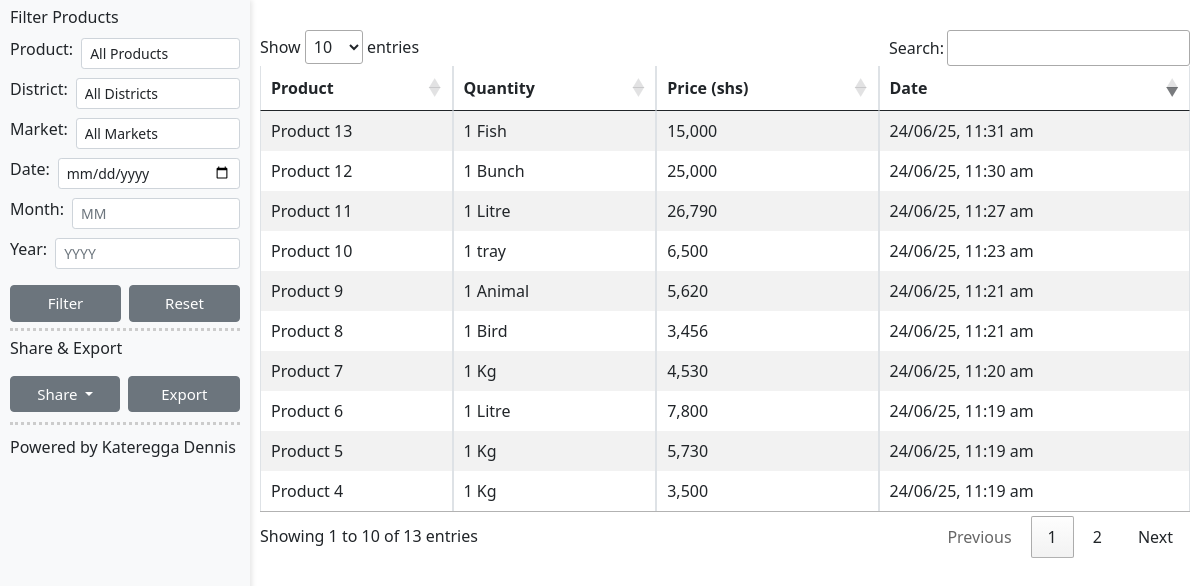
The page / on the database its author committed.
### app/models.py (models this page shows, shortened)
class Product(models.Model):
    product = models.CharField(max_length=255)
    quantity = models.CharField(max_length=255)
    price = models.DecimalField(max_digits=10, decimal_places=2)
    district = models.ForeignKey(District, null=True, blank=True, on_delete=models.SET_NULL)
    market = models.ForeignKey(Market, null=True, blank=True, on_delete=models.SET_NULL)
    created_at = models.DateTimeField(auto_now_add=True)

### app/views.py (the view, shortened to what this page needs)
# urls.py: path('', views.index, name='index'),
def index(request):
    districts = list(District.objects.values_list('name', flat=True))
    markets = list(Market.objects.values_list('name', flat=True))
    products = list(Product.objects.values_list('product', flat=True).distinct())
    districts.insert(0, "All Districts")
    markets.insert(0, "All Markets")
    selected_district = request.GET.get('district', "All Districts")
    selected_market = request.GET.get('market', "All Markets")
    selected_product = request.GET.get('product', '')
    selected_date = request.GET.get('date', '')
    selected_month = request.GET.get('month', '')
    selected_year = request.GET.get('year', '')
    product_list = Product.objects.all().order_by('-created_at')
    if not request.GET:
        product_list = product_list.filter(Q(district__isnull=True) & Q(market__isnull=True))
    if selected_district != "All Districts":
        product_list = product_list.filter(district__name=selected_district)
    if selected_market != "All Markets":
        product_list = product_list.filter(market__name=selected_market)
    if selected_product:
        product_list = product_list.filter(product=selected_product)
    if selected_date:
        try:
            date_obj = datetime.strptime(selected_date, "%Y-%m-%d")
            product_list = product_list.filter(created_at__date=date_obj.date())
        except ValueError:
            pass  # Ignore invalid date format
    if selected_year:
        try:
            year_int = int(selected_year)
            product_list = product_list.filter(created_at__year=year_int)
        except ValueError:
            pass  # Ignore invalid year format
    for product in product_list:
        product.price = "{:,.0f}".format(product.price)  # Format price as 97,800
        if product.created_at:
            product.created_at = product.created_at.strftime("%d/%m/%y, %I:%M %p").lower()  # Format date
    context = {
        'product_list': product_list,
        'districts': districts,
        'markets': markets,
        'products': products,
        'selected_district': selected_district if selected_district != "All Districts" else '',
        'selected_market': selected_market if selected_market != "All Markets" else '',
        'selected_product': selected_product,
        'selected_date': selected_date,
        'selected_month': selected_month,
        'selected_year': selected_year,
    }
    return render(request, 'index.html', context)

### app/templates/index.html
{% extends "base.html" %}
{% load humanize %}
{% block content %}
<div class='table-responsive'>
   {% if product_list %}
       <table id='table' class='table table-bordered table-striped'>
           <thead>
               <tr>
                   <th>Product</th>
                   <th>Quantity</th>
                   <th>Price (shs)</th>
                   <th>Date</th>
               </tr>
           </thead>
           <tbody>
               {% for product in product_list %}
                   <tr>
                       <td>{{ product.product }}</td>
                       <td>{{ product.quantity }}</td>
                       <td>{{ product.price }}</td>
                       <td>{{ product.created_at }}</td>
                   </tr>
               {% endfor %}
           </tbody>
       </table>
   {% else %}
       <p>No records found.</p>
   {% endif %}
</div>
{% endblock %}

### app/templates/base.html (shortened to what this page needs)
{% load static %}
<!DOCTYPE html>
<html lang="en">
<head>
    <link rel="stylesheet" href="https://cdn.jsdelivr.net/npm/bootstrap@5.0.2/dist/css/bootstrap.min.css">
    <link rel="stylesheet" type="text/css" href="https://cdn.datatables.net/1.11.5/css/jquery.dataTables.min.css"/>
</head>
<body>
    <button class="toggle-sidebar-btn" onclick="toggleSidebar()">☰ toggle Sidebar</button>
    <div class="sidebar" id="sidebar">
        <div class="filter-form" style="padding-bottom: 5px; margin-bottom: 5px; border-bottom: 3px dotted #ccc; max-width: 250px;">
            <form class="filter-form" method="GET" action="{% url 'index' %}">
                <label for="product" class="form-label">Filter Products</label>
                <div class="form-group d-flex align-items-center mb-2">
                    <label for="product" class="form-label me-2">Product:</label>
                    <select id="product" name="product" class="form-control form-control-sm">
                        <option value="">All Products</option>
                    </select>
                </div>
                <div class="form-group d-flex align-items-center mb-2">
                    <label for="district" class="form-label me-2">District:</label>
                    <select id="district" name="district" class="form-control form-control-sm">
                        {% for district in districts %}
                        <option value="{{ district }}" {% if district == selected_district %}selected{% endif %}>{{ district }}</option>
                        {% endfor %}
                    </select>
                </div>
                <div class="form-group d-flex align-items-center mb-2">
                    <label for="market" class="form-label me-2">Market:</label>
                    <select id="market" name="market" class="form-control form-control-sm">
                        {% for market in markets %}
                        <option value="{{ market }}" {% if market == selected_market %}selected{% endif %}>{{ market }}</option>
                        {% endfor %}
                    </select>
                </div>
                <div class="form-group d-flex align-items-center mb-2">
                    <label for="date" class="form-label me-2">Date:</label>
                    <input type="date" name="date" id="date" class="form-control form-control-sm" value="{{ selected_date }}">
                </div>
                <div class="form-group d-flex align-items-center mb-2">
                    <label for="month" class="form-label me-2">Month:</label>
                    <input type="text" name="month" id="month" class="form-control form-control-sm" placeholder="MM" value="{{ selected_month }}">
                </div>
                <div class="form-group d-flex align-items-center mb-2">
                    <label for="year" class="form-label me-2">Year:</label>
                    <input type="text" name="year" id="year" class="form-control form-control-sm" placeholder="YYYY" value="{{ selected_year }}">
                </div>
                <div class="d-flex gap-2 mt-3">
                    <button type="submit" class="btn btn-secondary btn-sm custom-btn w-50 text-white">
                        Filter
                    </button>
                <a href="{% url 'index' %}" class="btn btn-secondary btn-sm custom-reset-btn w-50 text-white">Reset</a>
                </div>
            </form>
        </div>
        <div class="action-buttons" style="padding-bottom: 10px; margin-bottom: 10px; border-bottom: 3px dotted #ccc;">
            <label for="action-buttons" class="form-label mb-3 text-start w-100">Share & Export</label>
                <div class="d-flex gap-2">
                    <div class="dropdown w-50">
                        <button class="btn btn-secondary btn-sm w-100 dropdown-toggle" type="button" id="shareDropdown" data-bs-toggle="dropdown">
                            Share
                        </button>
                    </div>
                    <button type="button" class="btn btn-secondary btn-sm w-50 text-white" onclick=window.location.href="{% url 'export_csv' %}">
                        Export
                    </button>
                </div>
        </div>
        <label for="action-buttons" class="form-label">Powered by Kateregga Dennis</label>
    </div>
            <div class="main-content" id="mainContent" style="padding-top: 0; margin-top: 0;">
                {% block content %}{% endblock %}
            </div>
</body>
</html>

### app/templates/base.html (style rules this page uses)
.sidebar { height: 100vh; position: fixed; top: 0; left: 0; width: 250px; background-color: #f8f9fa; padding: 5px 10px; box-shadow: 2px 0 5px rgba(0, 0, 0, 0.1); display: flex; flex-direction: column; }
.sidebar a { padding: 10px 20px; text-decoration: none; font-size: 16px; color: #333; }
.sidebar .form-group { margin-bottom: 10px; }
.sidebar .btn { font-size: 15px; padding: 6px 12px; border-radius: 4px; height: auto; }
.custom-btn, .custom-reset-btn { padding: 5px; font-size: 13px; height: auto; border-radius: 4px; }
.main-content { margin-left: 250px; padding: 10px; transition: margin-left 0.3s; }
.form-group, .filter-form, .subscription-form, .action-buttons { margin-bottom: 1px; }
.btn-sm { font-size: 15px; }

### rows shown on the page
Product: product "Product 13", quantity "1 Fish", price "15,000", created_at "24/06/25, 11:31 am"
Product: product "Product 12", quantity "1 Bunch", price "25,000", created_at "24/06/25, 11:30 am"
Product: product "Product 11", quantity "1 Litre", price "26,790", created_at "24/06/25, 11:27 am"
Product: product "Product 10", quantity "1 tray", price "6,500", created_at "24/06/25, 11:23 am"
Product: product "Product 9", quantity "1 Animal", price "5,620", created_at "24/06/25, 11:21 am"
Product: product "Product 8", quantity "1 Bird", price "3,456", created_at "24/06/25, 11:21 am"
Product: product "Product 7", quantity "1 Kg", price "4,530", created_at "24/06/25, 11:20 am"
Product: product "Product 6", quantity "1 Litre", price "7,800", created_at "24/06/25, 11:19 am"
Product: product "Product 5", quantity "1 Kg", price "5,730", created_at "24/06/25, 11:19 am"
Product: product "Product 4", quantity "1 Kg", price "3,500", created_at "24/06/25, 11:19 am"

### other values the page prints
form field district "All Districts"
form field market "All Markets"
